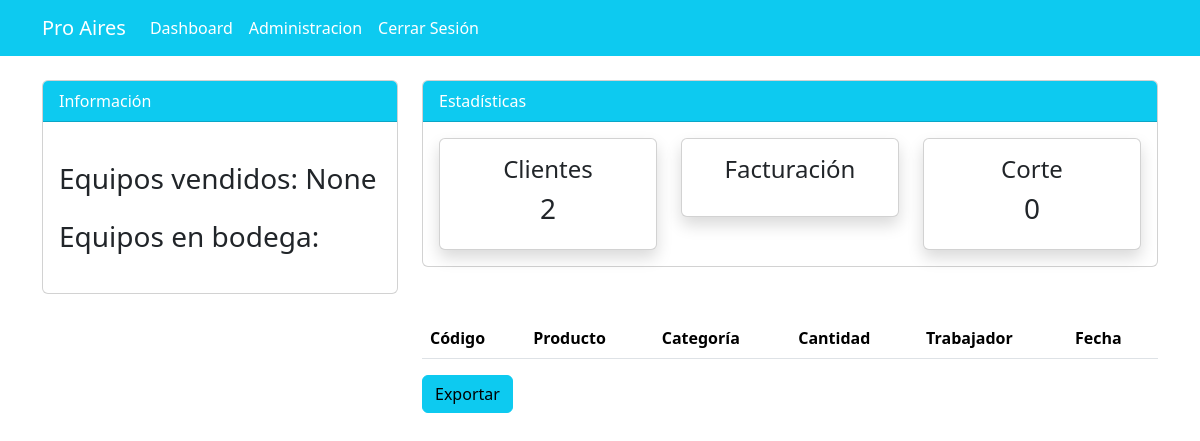
The page /registro_ventas/ (signed in) on the database as committed earlier.
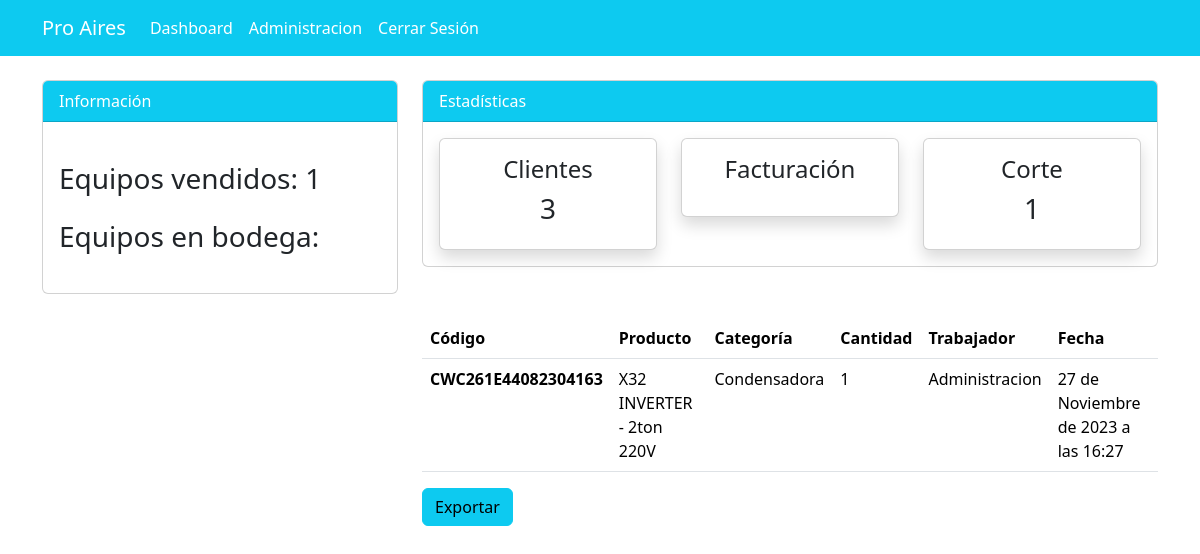
The same page on the database as committed later.
### dashboard/models.py (models this page shows, shortened)
class Order(models.Model):
    product = models.ForeignKey(Producto, on_delete=models.CASCADE)
    staff = models.ForeignKey(User, models.CASCADE)
    order_quantity = models.PositiveBigIntegerField()
    date = models.DateTimeField(auto_now_add=True)
    customer = models.ForeignKey(Customer, on_delete=models.CASCADE)
    class Meta:
        verbose_name_plural = 'Pedidos'

class Producto(models.Model):
    code = models.CharField(max_length=20)
    name = models.CharField(max_length=100)
    category = models.CharField(max_length=20)
    quantity = models.PositiveIntegerField()
    type = models.CharField(max_length=100, default=None)
    precio = models.DecimalField(max_digits=20, decimal_places=2, default=1000.00)
    created_at = models.DateTimeField(auto_now_add=True)
    updated_at = models.DateTimeField(auto_now=True)
    price_update = models.DateTimeField(default=None, null=True, blank=True)

### pos/views.py (the view)
# urls.py: path('registro_ventas/', views.pos_corte , name='pos-corte'),
@login_required
def pos_corte(request):
    orders = Order.objects.all()
    orders_count = orders.count()
    total_order_quantity = orders.aggregate(Sum('order_quantity'))['order_quantity__sum']
    customer_count = Customer.objects.count()
    context = {
        'orders': orders,
        'orders_count': orders_count,
        'total_order_quantity':total_order_quantity ,
        'customer_count': customer_count,
    }
    return render(request, 'pos/pos_corte.html', context)

### templates/pos/pos_corte.html (shortened to what this page needs)
{% extends 'partials/base.html'%}
{% block content %}
{% include 'partials/topnav_pos.html' %}
  <div class="container">
    <div class="row my-4">
        <div class="col-md-4">
        </div>
        <div class="col-md-8">
            <table class="table bg-white">
                <thead class="bg-info">
                    <tr class="text-white">
                        <th scope="col">Código</th>
                        <th scope="col">Producto</th>
                        <th scope="col">Categoría</th>
                        <th scope="col">Cantidad</th>
                        <th scope="col">Trabajador</th>
                        <th scope="col">Fecha</th>
                    </tr>
                </thead>
                <tbody>
                {% for order in orders %}
                    <tr>
                    <th scope="col">{{ order.product.code }}</td>
                    <td>{{ order.product.name }}</td>
                    <td>{{ order.product.category }}</td>
                    <td>{{ order.order_quantity }}</td>
                    <td>{{ order.staff.username }}</td>
                    <td>{{ order.date }}</td>
                    </tr>
                {% endfor %}
                </tbody>
            </table>
            <h3 class="btn btn-info">
                <a class="nav-link" href="{% url 'dashboard-order-csv' %}"> Exportar </a>
            </h3>
        </div>
    </div>
</div>
{% endblock %}

Rows that differ between the two databases and show on the page:
added Order: product.code "CWC261E44082304163", product.name "X32 INVERTER - 2ton 220V", product.category "Condensadora", order_quantity "1", staff.username "Administracion", date "27 de Noviembre de 2023 a las 16:27"
Other text that changed with them:
{{ total_order_quantity }}: "None" → "1"
{{ customer_count }}: "2" → "3"
{{ orders_count }}: "0" → "1"
